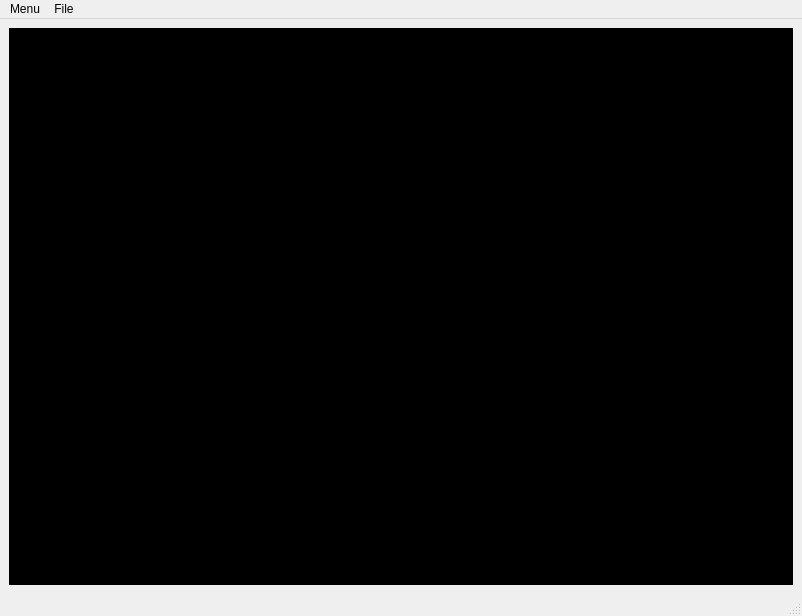
<?xml version="1.0" encoding="UTF-8"?>
<ui version="4.0">
 <class>MainWindow</class>
 <widget class="QMainWindow" name="MainWindow">
  <property name="geometry">
   <rect>
    <x>0</x>
    <y>0</y>
    <width>802</width>
    <height>616</height>
   </rect>
  </property>
  <property name="windowTitle">
   <string>MainWindow</string>
  </property>
  <widget class="QWidget" name="centralwidget">
   <layout class="QVBoxLayout" name="verticalLayout">
    <item>
     <layout class="QHBoxLayout" name="horizontalLayout">
      <item>
       <widget class="TrialVulkanWidget" name="widget" native="true">
        <property name="sizePolicy">
         <sizepolicy hsizetype="Expanding" vsizetype="Preferred">
          <horstretch>0</horstretch>
          <verstretch>0</verstretch>
         </sizepolicy>
        </property>
        <property name="minimumSize">
         <size>
          <width>320</width>
          <height>240</height>
         </size>
        </property>
        <property name="styleSheet">
         <string notr="true">background-color: black</string>
        </property>
       </widget>
      </item>
     </layout>
    </item>
   </layout>
  </widget>
  <widget class="QMenuBar" name="menubar">
   <property name="geometry">
    <rect>
     <x>0</x>
     <y>0</y>
     <width>802</width>
     <height>24</height>
    </rect>
   </property>
   <widget class="QMenu" name="menuMenu">
    <property name="title">
     <string>Menu</string>
    </property>
    <addaction name="actionInfo"/>
   </widget>
   <widget class="QMenu" name="menuFile">
    <property name="title">
     <string>File</string>
    </property>
    <addaction name="actionOpen"/>
   </widget>
   <addaction name="menuMenu"/>
   <addaction name="menuFile"/>
  </widget>
  <widget class="QStatusBar" name="statusbar"/>
  <action name="actionInfo">
   <property name="icon">
    <iconset theme="QIcon::ThemeIcon::DialogInformation"/>
   </property>
   <property name="text">
    <string>Info</string>
   </property>
   <property name="shortcut">
    <string>Ctrl+I</string>
   </property>
   <property name="menuRole">
    <enum>QAction::MenuRole::AboutRole</enum>
   </property>
   <property name="iconVisibleInMenu">
    <bool>true</bool>
   </property>
   <property name="shortcutVisibleInContextMenu">
    <bool>true</bool>
   </property>
  </action>
  <action name="actionOpen">
   <property name="text">
    <string>Open</string>
   </property>
  </action>
 </widget>
 <customwidgets>
  <customwidget>
   <class>TrialVulkanWidget</class>
   <extends>QWidget</extends>
   <header location="global">UI/TrialVulkanWidget/TrialVulkanWidget.h</header>
   <container>1</container>
  </customwidget>
 </customwidgets>
 <resources/>
 <connections>
  <connection>
   <sender>menubar</sender>
   <signal>triggered(QAction*)</signal>
   <receiver>MainWindow</receiver>
   <slot>process(QAction*)</slot>
   <hints>
    <hint type="sourcelabel">
     <x>41</x>
     <y>12</y>
    </hint>
    <hint type="destinationlabel">
     <x>42</x>
     <y>32</y>
    </hint>
   </hints>
  </connection>
 </connections>
 <slots>
  <slot>process(QAction*)</slot>
 </slots>
</ui>
